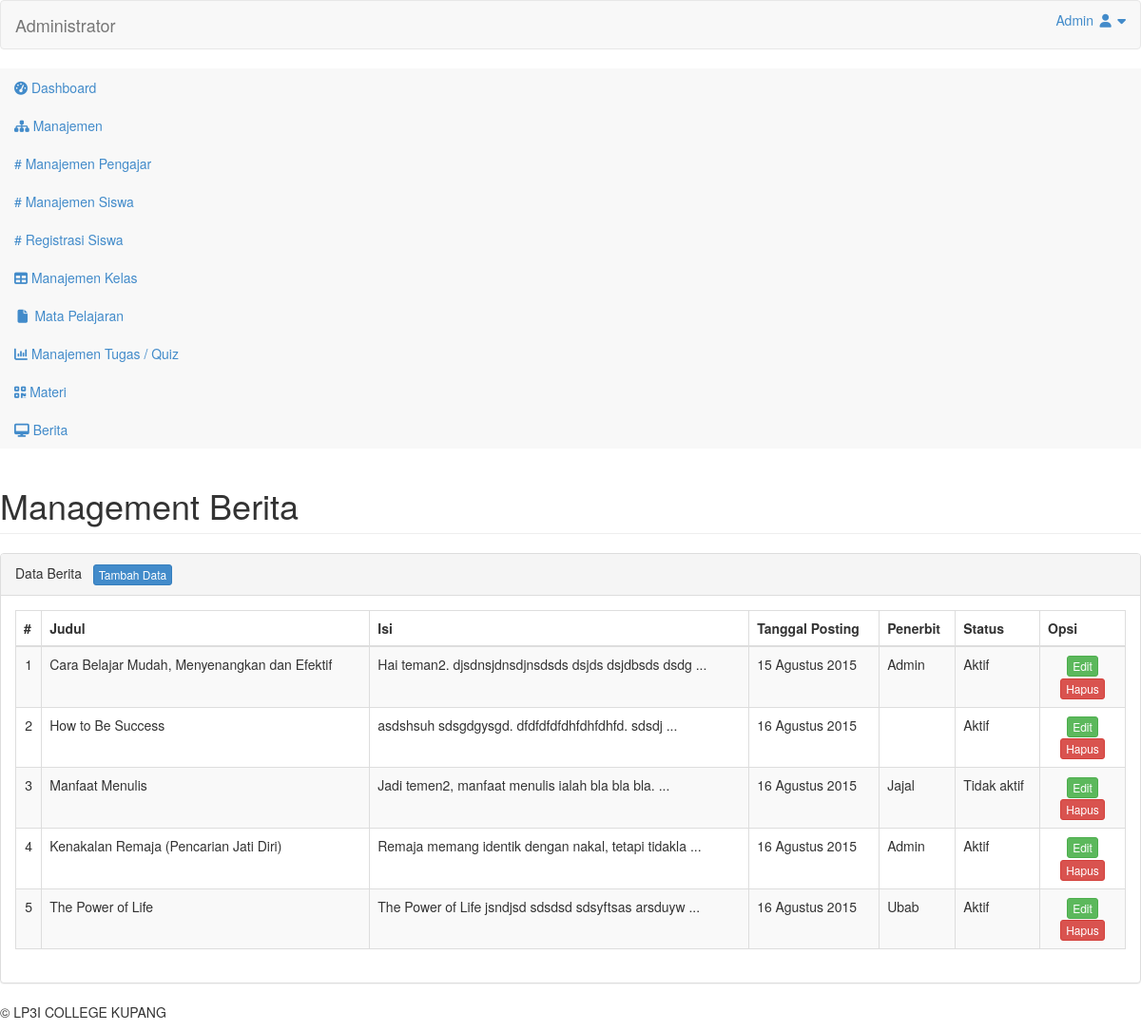
The app's page /admin/index.php?page=berita (signed in) with its own data.
### tables this page shows
CREATE TABLE `tb_berita` (
  `id_berita` int(11) NOT NULL,
  `judul` text NOT NULL,
  `isi` longtext NOT NULL,
  `tgl_posting` date NOT NULL,
  `penerbit` varchar(10) NOT NULL,
  `status` enum('aktif','tidak aktif') NOT NULL
);

CREATE TABLE `tb_pengajar` (
  `id_pengajar` int(11) NOT NULL,
  `nip` varchar(20) NOT NULL,
  `nama_lengkap` varchar(50) NOT NULL,
  `tempat_lahir` varchar(20) NOT NULL,
  `tgl_lahir` date NOT NULL,
  `jenis_kelamin` enum('L','P') NOT NULL,
  `agama` varchar(20) NOT NULL,
  `no_telp` varchar(15) NOT NULL,
  `email` varchar(100) NOT NULL,
  `alamat` text NOT NULL,
  `jabatan` varchar(20) NOT NULL,
  `foto` varchar(100) NOT NULL,
  `web` varchar(60) NOT NULL,
  `username` varchar(40) NOT NULL,
  `password` varchar(40) NOT NULL,
  `pass` varchar(40) NOT NULL,
  `status` enum('aktif','tidak aktif') NOT NULL
);

### admin/inc/berita.php (the view, shortened to what this page needs)
<div class="row">
    <div class="col-md-12">
        <h1 class="page-header">Management Berita</h1>
    </div>
</div>
<?php
if(@$_GET['action'] == '') { ?>
	<div class="row">
		<div class="col-md-12">
	        <div class="panel panel-default">
	            <div class="panel-heading">Data Berita &nbsp; <a href="?page=berita&action=tambah" class="btn btn-primary btn-xs">Tambah Data</a> </div>
	            <div class="panel-body">
	                <div class="table-responsive">
	                    <table class="table table-striped table-bordered table-hover" id="databerita">
	                        <thead>
	                            <tr>
	                                <th>#</th>
	                                <th>Judul</th>
	                                <th>Isi</th>
	                                <th>Tanggal Posting</th>
	                                <th>Penerbit</th>
	                                <th>Status</th>
	                                <th>Opsi</th>
	                            </tr>
	                        </thead>
	                        <tbody>
							<?php
	                        $no = 1;
	                        if(@$_SESSION['admin']) {
		                        $sql_berita = mysqli_query($db, "SELECT * FROM tb_berita") or die($db->error);
	                        } else if(@$_SESSION['pengajar']) {
	                        	$sql_berita = mysqli_query($db, "SELECT * FROM tb_berita WHERE penerbit = '$_SESSION[pengajar]'") or die($db->error);
	                        }
	                        if(mysqli_num_rows($sql_berita) > 0) {
	                        	while($data_berita = mysqli_fetch_array($sql_berita)) { ?>
									<tr>
										<td align="center"><?php echo $no++; ?></td>
										<td><?php echo $data_berita['judul']; ?></td>
										<td><?php echo substr($data_berita['isi'], 0, 50)." ..."; ?></td>
										<td><?php echo tgl_indo($data_berita['tgl_posting']); ?></td>
										<td>
											<?php
											if($data_berita['penerbit'] == 'admin') {
												echo "Admin";
											} else {
												$sql_pengajar = mysqli_query($db, "SELECT * FROM tb_pengajar WHERE id_pengajar = '$data_berita[penerbit]'") or die($db->error);
												$data_pengajar = mysqli_fetch_array($sql_pengajar);
												echo $data_pengajar['nama_lengkap'];
											} ?>
										</td>
										<td><?php echo ucfirst($data_berita['status']); ?></td>
										<td align="center" width="90px">
											<a href="?page=berita&action=edit&id=<?php echo $data_berita['id_berita']; ?>" class="btn btn-success btn-xs">Edit</a>
	                                        <a onclick="return confirm('Yakin akan menghapus data?');" href="?page=berita&action=hapus&id=<?php echo $data_berita['id_berita']; ?>" class="btn btn-danger btn-xs">Hapus</a>
                                        </td>
									</tr>
								<?php
	                        	}
	                        } else {
	                        	echo '<tr><td colspan="7" align="center">Data tidak ditemukan</td></tr>';
	                        } ?>
	                        </tbody>
	                    </table>
	                </div>
	            </div>
	        </div>
	    </div>
	</div>
<?php
} else if(@$_GET['action'] == 'tambah') { ?>
	<div class="row">
		<div class="col-md-6">
            <div class="panel panel-default">
                <div class="panel-heading">Tambah Berita &nbsp; <a href="?page=berita" class="btn btn-warning btn-xs">Kembali</a></div>
                <div class="panel-body">
                	<form method="post">
                    	<div class="form-group">
                            <label>Judul *</label>
                            <input type="text" name="judul" class="form-control" required />
                        </div>
                        <div class="form-group">
                            <label>Isi *</label>
                            <textarea name="isi" class="form-control" rows="15" required></textarea>
                        </div>
                        <div class="form-group">
                            <label>Status Terbit</label>
                            <select name="status" class="form-control">
								<option value="aktif">Aktif</option>
								<option value="tidak aktif">Tidak Aktif</option>
                            </select>
                        </div>
                        <div class="form-group">
	                        <input type="submit" name="simpan" value="Simpan" class="btn btn-success" />
	                        <button type="reset" class="btn btn-danger"><i class="fa fa-refresh"></i> Reset</button>
                        </div>
                    </form>
                    <?php
                    if(@$_POST['simpan']) {
                    	$judul = @mysqli_real_escape_string($db, $_POST['judul']);
                    	$isi = @mysqli_real_escape_string($db, $_POST['isi']);
                    	$status = @mysqli_real_escape_string($db, $_POST['status']);
                    	if(@$_SESSION[admin]) {
                            mysqli_query($db, "INSERT INTO tb_berita VALUES('', '$judul', '$isi', now(), 'admin', '$status')") or die ($db->error);
                        } else if(@$_SESSION[pengajar]) {
                        	mysqli_query($db, "INSERT INTO tb_berita VALUES('', '$judul', '$isi', now(), '$_SESSION[pengajar]', '$status')") or die ($db->error);
                        }
                        echo '<script>window.location="?page=berita";</script>';
                    } ?>
                </div>
            </div>
        </div>
    </div>
<?php
} else if(@$_GET['action'] == 'edit') { ?>
	<div class="row">
		<div class="col-md-6">
            <div class="panel panel-default">
                <div class="panel-heading">Edit Berita &nbsp; <a href="?page=berita" class="btn btn-warning btn-xs">Kembali</a></div>
                <div class="panel-body">
                <?php
                $sql_beritaID = mysqli_query($db, "SELECT * FROM tb_berita WHERE id_berita = '$_GET[id]'") or die($db->error);
                $data_beritaID = mysqli_fetch_array($sql_beritaID); ?>
                	<form method="post">
                    	<div class="form-group">
                            <label>Judul *</label>
                            <input type="text" name="judul" value="<?php echo $data_beritaID['judul']; ?>" class="form-control" required />
                        </div>
                        <div class="form-group">
                            <label>Isi *</label>
                            <textarea name="isi" class="form-control" rows="15" required><?php echo $data_beritaID['isi']; ?></textarea>
                        </div>
                        <div class="form-group">
                            <label>Status Terbit</label>
                            <select name="status" class="form-control">
								<option value="aktif">Aktif</option>
								<option value="tidak aktif" <?php if($data_beritaID['status'] == 'tidak aktif') { echo "selected"; } ?>>Tidak Aktif</option>
                            </select>
                        </div>
                        <div class="form-group">
	                        <input type="submit" name="simpan" value="Simpan" class="btn btn-success" />
	                        <button type="reset" class="btn btn-danger"><i class="fa fa-refresh"></i> Reset</button>
                        </div>
                    </form>
                    <?php
                    if(@$_POST['simpan']) {
                    	$judul = @mysqli_real_escape_string($db, $_POST['judul']);
                    	$isi = @mysqli_real_escape_string($db, $_POST['isi']);
                    	$status = @mysqli_real_escape_string($db, $_POST['status']);
                        mysqli_query($db, "UPDATE tb_berita SET judul = '$judul', isi = '$isi', status = '$status' WHERE id_berita = '$_GET[id]'") or die ($db->error);
                    	echo '<script>window.location="?page=berita";</script>';
                    } ?>
                </div>
            </div>
        </div>
    </div>
<?php
} else if(@$_GET['action'] == 'hapus') {
	mysqli_query($db, "DELETE FROM tb_berita WHERE id_berita = '$_GET[id]'") or die($db->error);
	echo '<script>window.location="?page=berita";</script>';
} ?>

### admin/index.php (shortened to what this page needs)
<?php
include "../+koneksi.php";
if(@$_SESSION['admin'] || @$_SESSION['pengajar']) {
?>
<!DOCTYPE html>
<html>
<head>
    <link href="https://lrini.github.io/admin/style/assets/css/bootstrap.css" rel="stylesheet" />
    <link href="https://lrini.github.io/admin/style/assets/css/font-awesome.css" rel="stylesheet" />
    <link href="https://lrini.github.io/admin/style/assets/css/custom-styles.css" rel="stylesheet" />
    <link href='https://lrini.github.io/admin/style/assets/css/font-opensans.css' rel='stylesheet' />
    <link href="https://lrini.github.io/admin/style/assets/js/dataTables/dataTables.bootstrap.css" rel="stylesheet" />
    <link href="https://lrini.github.io/admin/style/assets/js/morris/morris-0.4.3.min.css" rel="stylesheet" />
</head>
<body>
    <div id="wrapper">
        <nav class="navbar navbar-default top-navbar" role="navigation">
            <div class="navbar-header">
                <a class="navbar-brand" href="./"><?php cek_session("Administrator", "Pengajar"); ?></a>
            </div>
            <ul class="nav navbar-top-links navbar-right">
                <li class="dropdown">
                    <a class="dropdown-toggle" data-toggle="dropdown" href="#" aria-expanded="false">
                        <?php
                        if(@$_SESSION['admin']) {
                            $sesi_id = @$_SESSION['admin'];
                            $level = "admin";
                        } else if(@$_SESSION['pengajar']) {
                            $sesi_id = @$_SESSION['pengajar'];
                            $level = "pengajar";
                        }
                        if($level == 'admin') {
                            $sql_terlogin = mysqli_query($db, "SELECT * FROM tb_admin WHERE id_admin = '$sesi_id'") or die ($db->error);
                        } else if($level == 'pengajar') {
                            $sql_terlogin = mysqli_query($db, "SELECT * FROM tb_pengajar WHERE id_pengajar = '$sesi_id'") or die ($db->error);
                        }
                        $data_terlogin = mysqli_fetch_array($sql_terlogin);
                        echo ucfirst($data_terlogin['username']);
                        ?>
                        <i class="fa fa-user fa-fw"></i> <i class="fa fa-caret-down"></i>
                    </a>
                </li>
            </ul>
        </nav>
        <nav class="navbar-default navbar-side" role="navigation">
            <div class="sidebar-collapse">
                <ul class="nav" id="main-menu">
                    <li>
                        <a class="<?php if(@$_GET['page'] == '') { echo 'active-menu'; } ?>" href="./"><i class="fa fa-dashboard"></i> Dashboard</a>
                    </li>
                    <?php
                    if(@$_SESSION['admin']) {
                    ?>
                        <li>
                            <a href="#"><i class="fa fa-sitemap"></i> Manajemen<span class="fa arrow"></span></a>
                            <ul class="nav nav-second-level">
                                <li>
                                    <a href="?page=pengajar" class="<?php if(@$_GET['page'] == 'pengajar') { echo 'active-menu'; } ?>"># Manajemen Pengajar</a>
                                </li>
                                <li>
                                    <a href="?page=siswa" class="<?php if(@$_GET['page'] == 'siswa') { echo 'active-menu'; } ?>"># Manajemen Siswa</a>
                                </li>
                                <li>
                                    <a href="?page=siswaregistrasi" class="<?php if(@$_GET['page'] == 'siswaregistrasi') { echo 'active-menu'; } ?>"># Registrasi Siswa</a>
                                </li>
                            </ul>
                        </li>
                    <?php
                    }
                    ?>
                    <li>
                        <a class="<?php if(@$_GET['page'] == 'kelas') { echo 'active-menu'; } ?>" href="?page=kelas"><i class="fa fa-table"></i> Manajemen Kelas</a>
                    </li>
                    <li>
                        <a class="<?php if(@$_GET['page'] == 'mapel') { echo 'active-menu'; } ?>" href="?page=mapel"><i class="fa fa-fw fa-file"></i> Mata Pelajaran</a>
                    </li>
                    <li>
                        <a class="<?php if(@$_GET['page'] == 'quiz') { echo 'active-menu'; } ?>" href="?page=quiz"><i class="fa fa-bar-chart-o"></i> Manajemen Tugas / Quiz</a>
                    </li>
                    <li>
                        <a class="<?php if(@$_GET['page'] == 'materi') { echo 'active-menu'; } ?>" href="?page=materi"><i class="fa fa-qrcode"></i> Materi</a>
                    </li>
                    <li>
                        <a class="<?php if(@$_GET['page'] == 'berita') { echo 'active-menu'; } ?>" href="?page=berita"><i class="fa fa-desktop"></i> Berita</a>
                    </li>
                </ul>
            </div>
        </nav>
        <div id="page-wrapper">
            <div id="page-inner">
                <?php
                if(@$_GET['page'] == '') {
                    include "inc/dashboard.php";
                } else if(@$_GET['page'] == 'pengajar') {
                    include "inc/pengajar.php";
                } else if(@$_GET['page'] == 'siswaregistrasi') {
                    include "inc/siswaregistrasi.php";
                } else if(@$_GET['page'] == 'siswa') {
                    include "inc/siswa.php";
                } else if(@$_GET['page'] == 'kelas') {
                    include "inc/kelas.php";
                } else if(@$_GET['page'] == 'mapel') {
                    include "inc/mapel.php";
                } else if(@$_GET['page'] == 'quiz') {
                    include "inc/quiz.php";
                } else if(@$_GET['page'] == 'materi') {
                    include "inc/materi.php";
                } else if(@$_GET['page'] == 'berita') {
                    include "inc/berita.php";
                } else {
                    echo "<div class='col-xs-12'><div class='alert alert-danger'>[404] Halaman tidak ditemukan! Silahkan pilih menu yang ada!</div></div>";
                } ?>
				<footer><p> &copy; LP3I COLLEGE KUPANG</p></footer>
            </div>
        </div>
    </div>
</body>
</html>
<?php
} else {
 include "login.php";
}
?>

### records on screen
tb_berita: judul "Cara Belajar Mudah, Menyenangkan dan Efektif", isi "Hai teman2. djsdnsjdnsdjnsdsds dsjds dsjdbsds dsdg", tgl_posting "15 Agustus 2015", penerbit "Admin", status "Aktif"
tb_berita: judul "How to Be Success", isi "asdshsuh sdsgdgysgd. dfdfdfdfdhfdhfdhfd. sdsdj", tgl_posting "16 Agustus 2015", status "Aktif"
tb_berita: judul "Manfaat Menulis", isi "Jadi temen2, manfaat menulis ialah bla bla bla.", tgl_posting "16 Agustus 2015", tb_pengajar.nama_lengkap "Jajal", status "Tidak aktif"
tb_berita: judul "Kenakalan Remaja (Pencarian Jati Diri)", isi "Remaja memang identik dengan nakal, tetapi tidakla", tgl_posting "16 Agustus 2015", penerbit "Admin", status "Aktif"
tb_berita: judul "The Power of Life", isi "The Power of Life jsndjsd sdsdsd sdsyftsas arsduyw", tgl_posting "16 Agustus 2015", tb_pengajar.nama_lengkap "Ubab", status "Aktif"

### other values on screen
$isi_admin "Administrator"
$data_terlogin['username'] "Admin"
